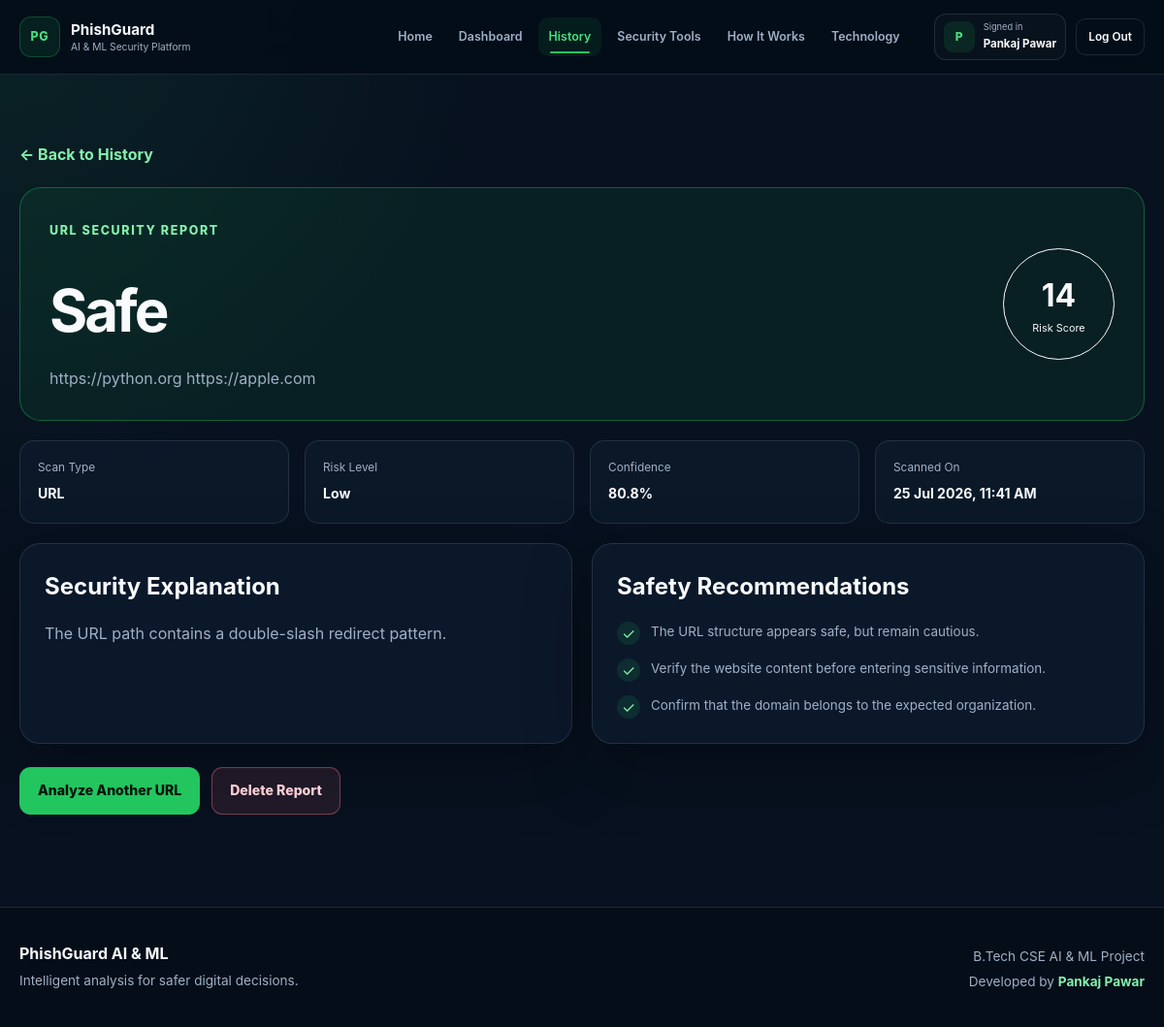
Screenshot of /history/33 (signed in) with the database file from the repository.
### app/models/user.py (models this page shows, shortened)
class User(UserMixin, db.Model):
    __tablename__ = "users"
    id = db.Column(
        db.Integer,
        primary_key=True,
    )
    full_name = db.Column(
        db.String(120),
        nullable=False,
    )
    email = db.Column(
        db.String(120),
        unique=True,
        nullable=False,
        index=True,
    )
    password_hash = db.Column(
        db.String(255),
        nullable=False,
    )
    created_at = db.Column(
        db.DateTime,
        default=lambda: datetime.now(timezone.utc),
        nullable=False,
    )
    last_login = db.Column(
        db.DateTime,
        nullable=True,
    )
    is_active_account = db.Column(
        db.Boolean,
        default=True,
        nullable=False,
    )
    scans = db.relationship(
        "ScanHistory",
        back_populates="user",
        cascade="all, delete-orphan",
        lazy=True,
    )
    @property
    def is_active(self):
        return self.is_active_account

### app/models/scan_history.py (models this page shows, shortened)
class ScanHistory(db.Model):
    __tablename__ = "scan_history"
    id = db.Column(
        db.Integer,
        primary_key=True,
    )
    user_id = db.Column(
        db.Integer,
        db.ForeignKey("users.id"),
        nullable=False,
        index=True,
    )
    scan_type = db.Column(
        db.String(30),
        nullable=False,
    )
    input_value = db.Column(
        db.Text,
        nullable=False,
    )
    prediction = db.Column(
        db.String(50),
        nullable=False,
    )
    risk_level = db.Column(
        db.String(30),
        nullable=False,
    )
    risk_score = db.Column(
        db.Float,
        nullable=False,
        default=0.0,
    )
    confidence = db.Column(
        db.Float,
        nullable=True,
    )
    explanation = db.Column(
        db.Text,
        nullable=True,
    )
    recommendations = db.Column(
        db.Text,
        nullable=True,
    )
    created_at = db.Column(
        db.DateTime,
        default=datetime.utcnow,
        nullable=False,
        index=True,
    )
    user = db.relationship(
        "User",
        back_populates="scans",
    )

### app/routes/history_routes.py (the view)
@history_bp.route("/<int:scan_id>")
@login_required
def scan_details(scan_id):
    scan = db.session.get(
        ScanHistory,
        scan_id,
    )
    if scan is None:
        abort(404)
    if scan.user_id != current_user.id:
        abort(403)
    recommendations = []
    if scan.recommendations:
        try:
            recommendations = json.loads(
                scan.recommendations
            )
        except (json.JSONDecodeError, TypeError):
            recommendations = [
                scan.recommendations
            ]
    return render_template(
        "history/scan_details.html",
        scan=scan,
        recommendations=recommendations,
    )

### app/templates/history/scan_details.html (shortened to what this page needs)
{% extends "base.html" %}
{% block content %}
<section class="scan-details-section">
    <div class="container">
        <div class="scan-details-navigation">
            <a href="{{ url_for('history.history') }}">
                ← Back to History
            </a>
        </div>
        <div
            class="scan-report-header report-{{ scan.risk_level | lower }}"
        >
            <div>
                <span class="eyebrow">
                    {{ scan.scan_type }} Security Report
                </span>
                <h1>{{ scan.prediction }}</h1>
                <p>{{ scan.input_value }}</p>
            </div>
            <div class="report-score">
                <strong>
                    {{ scan.risk_score | int }}
                </strong>
                <span>Risk Score</span>
            </div>
        </div>
        <div class="report-information-grid">
            <article>
                <span>Scan Type</span>
                <strong>{{ scan.scan_type }}</strong>
            </article>
            <article>
                <span>Risk Level</span>
                <strong>{{ scan.risk_level }}</strong>
            </article>
            <article>
                <span>Confidence</span>
                <strong>
                    {% if scan.confidence is not none %}
                        {{ scan.confidence }}%
                    {% else %}
                        Not available
                    {% endif %}
                </strong>
            </article>
            <article>
                <span>Scanned On</span>
                <strong>
                    {{ scan.created_at.strftime("%d %b %Y, %I:%M %p") }}
                </strong>
            </article>
        </div>
        <div class="scan-report-grid">
            <section class="scan-report-card">
                <h2>Security Explanation</h2>
                <p class="report-explanation">
                    {{ scan.explanation }}
                </p>
            </section>
            <section class="scan-report-card">
                <h2>Safety Recommendations</h2>
                {% if recommendations %}
                    <div class="report-recommendations">
                        {% for recommendation in recommendations %}
                            <div>
                                <span>✓</span>
                                <p>
                                    {{ recommendation }}
                                </p>
                            </div>
                        {% endfor %}
                    </div>
                {% else %}
                    <p class="report-explanation">
                        No recommendations were stored for this scan.
                    </p>
                {% endif %}
            </section>
        </div>
        <div class="scan-report-actions">
            <a
                class="button button-primary"
                href="{{ url_for('analyzer.url_analyzer') }}"
            >
                Analyze Another URL
            </a>
            <form
                method="POST"
                action="{{ url_for('history.delete_scan', scan_id=scan.id) }}"
                onsubmit="return confirm('Delete this scan report permanently?');"
            >
                <button
                    class="button danger-button"
                    type="submit"
                >
                    Delete Report
                </button>
            </form>
        </div>
    </div>
</section>
{% endblock %}

### app/templates/base.html (shortened to what this page needs)
<!DOCTYPE html>
<html lang="en">
<head>
    <link rel="stylesheet" href="{{ url_for('static', filename='css/style.css') }}">
    <link rel="stylesheet" href="{{ url_for('static', filename='css/auth.css') }}">
    <link rel="stylesheet" href="{{ url_for('static', filename='css/dashboard.css') }}">
    <link rel="stylesheet" href="{{ url_for('static', filename='css/analyzer.css') }}">
    <link rel="stylesheet" href="{{ url_for('static', filename='css/history.css') }}">
    <link rel="stylesheet" href="{{ url_for('static', filename='css/assistant.css') }}">
    <link rel="stylesheet" href="{{ url_for('static', filename='css/password.css') }}">
</head>
<body>
    <header class="site-header">
        <div class="container navbar">
            <a
                class="brand"
                href="{{ url_for('main.home') }}"
                aria-label="PhishGuard Home"
            >
                <span class="brand-symbol">
                    PG
                </span>
                <span class="brand-details">
                    <strong>
                        PhishGuard
                    </strong>
                    <small>
                        AI & ML Security Platform
                    </small>
                </span>
            </a>
            <nav
                class="navigation"
                id="navigation"
            >
                <a
                    href="{{ url_for('main.home') }}"
                    class="{% if request.endpoint == 'main.home' %}active{% endif %}"
                >
                    Home
                </a>
                {% if current_user.is_authenticated %}
                    <a
                        href="{{ url_for('main.dashboard') }}"
                        class="{% if request.endpoint == 'main.dashboard' %}active{% endif %}"
                    >
                        Dashboard
                    </a>
                    <a
                        href="{{ url_for('history.history') }}"
                        class="{% if request.blueprint == 'history' %}active{% endif %}"
                    >
                        History
                    </a>
                {% endif %}
                <a
                    href="{{ url_for('main.home') }}#tools"
                >
                    Security Tools
                </a>
                <a
                    href="{{ url_for('main.home') }}#process"
                >
                    How It Works
                </a>
                <a
                    href="{{ url_for('main.home') }}#technology"
                >
                    Technology
                </a>
            </nav>
            <div class="navigation-actions">
                {% if current_user.is_authenticated %}
                    <div class="user-profile-nav">
                        <div class="user-avatar">
                            {{ current_user.full_name[:1] | upper }}
                        </div>
                        <div class="user-profile-text">
                            <span>
                                Signed in
                            </span>
                            <strong>
                                {{ current_user.full_name }}
                            </strong>
                        </div>
                    </div>
                    <form
                        class="logout-form"
                        method="POST"
                        action="{{ url_for('auth.logout') }}"
                    >
                        <button
                            class="nav-logout-button"
                            type="submit"
                        >
                            Log Out
                        </button>
                    </form>
                {% endif %}
            </div>
        </div>
    </header>
    <main>
        {% block content %}
        {% endblock %}
    </main>
    <footer class="site-footer">
        <div class="container footer-content">
            <div>
                <strong>PhishGuard AI & ML</strong>
                <p>
                    Intelligent analysis for safer digital decisions.
                </p>
            </div>
            <div class="footer-credit">
                <p>
                    B.Tech CSE AI & ML Project
                </p>
                <p>
                    Developed by <strong>Pankaj Pawar</strong>
                </p>
            </div>
        </div>
    </footer>
</body>
</html>

### app/static/css/auth.css (style rules this page uses)
.footer-credit { text-align: right; }
.footer-credit strong { color: #86efac; }

### app/static/css/dashboard.css (style rules this page uses)
.logout-form { margin: 0; }

### app/static/css/history.css (style rules this page uses)
.history-section, .scan-details-section { min-height: calc(100vh - 150px); padding: 70px 0 95px; }
.history-heading h1, .scan-report-header h1 { margin-top: 8px; font-size: clamp(2.4rem, 5vw, 4.3rem); letter-spacing: -0.05em; }
.history-panel, .scan-report-card { border: 1px solid var(--border); border-radius: 21px; background: rgba(13, 27, 45, 0.8); box-shadow: var(--shadow); }
.scan-details-navigation { margin-bottom: 20px; }
.scan-details-navigation a { color: #86efac; font-weight: 700; }
.scan-report-header { display: flex; justify-content: space-between; align-items: center; gap: 30px; border: 1px solid var(--border); border-radius: 22px; padding: 30px; }
.scan-report-header p { max-width: 800px; margin-top: 10px; overflow-wrap: anywhere; color: var(--muted); }
.report-low { border-color: rgba(34, 197, 94, 0.38); background: rgba(34, 197, 94, 0.08); }
.report-score { display: grid; width: 115px; height: 115px; place-items: center; flex-shrink: 0; align-content: center; border: 1px solid currentColor; border-radius: 50%; }
.report-score strong { font-size: 2rem; }
.report-score span { font-size: 0.68rem; }
.report-information-grid { display: grid; grid-template-columns: repeat(4, minmax(0, 1fr)); gap: 16px; margin-top: 20px; }
.report-information-grid article { border: 1px solid var(--border); border-radius: 15px; background: rgba(13, 27, 45, 0.75); padding: 18px; }
.report-information-grid span, .report-information-grid strong { display: block; }
.report-information-grid span { color: var(--muted); font-size: 0.74rem; }
.report-information-grid strong { margin-top: 6px; font-size: 0.88rem; }
.scan-report-grid { display: grid; grid-template-columns: repeat(2, minmax(0, 1fr)); gap: 20px; margin-top: 20px; }
.scan-report-card { padding: 25px; }
.report-explanation { margin-top: 15px; color: var(--muted); line-height: 1.75; }
.report-recommendations { display: grid; gap: 14px; margin-top: 17px; }
.report-recommendations div { display: flex; gap: 11px; }
.report-recommendations span { display: grid; width: 24px; height: 24px; place-items: center; flex-shrink: 0; border-radius: 50%; background: rgba(34, 197, 94, 0.13); color: #86efac; }
.report-recommendations p { color: var(--muted); font-size: 0.84rem; }
.scan-report-actions { display: flex; gap: 12px; margin-top: 24px; }
.danger-button { border: 1px solid rgba(251, 113, 133, 0.4); background: rgba(251, 113, 133, 0.1); color: #fecdd3; }

### rows the page displays
User: full_name "P", full_name "Pankaj Pawar"
ScanHistory: scan_type "URL", prediction "Safe", input_value "https://python.org https://apple.com", risk_score "14", risk_level "Low", confidence "80.8", created_at "25 Jul 2026, 11:41 AM", explanation "The URL path contains a double-slash redirect pattern."

### other values shown
{{ recommendation }} "The URL structure appears safe, but remain cautious." "Verify the website content before entering sensitive information." "Confirm that the domain belongs to the expected organization."
